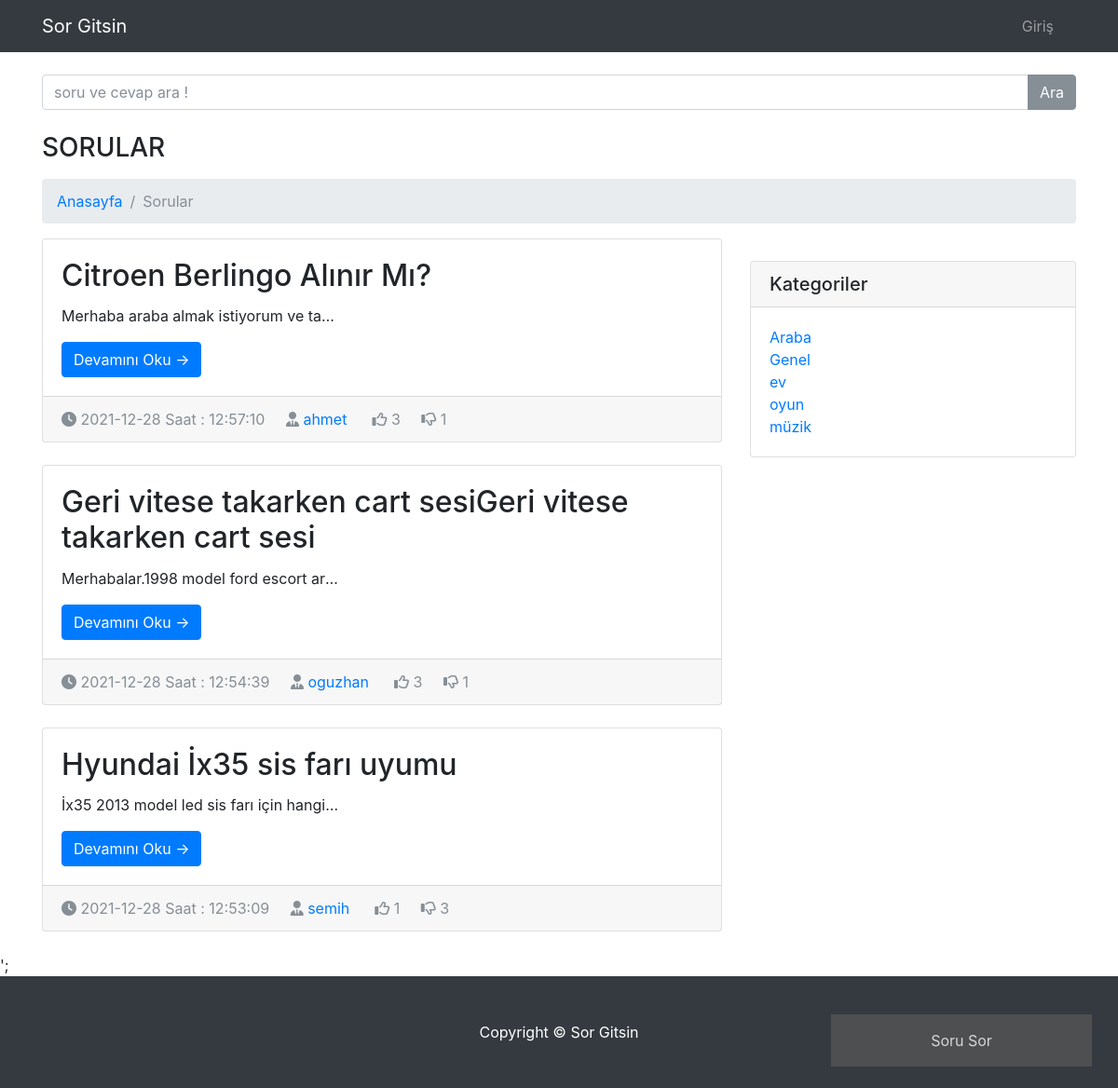
Screenshot of /kategori.php?kategori=Araba with the database file from the repository.
### tables this page shows
CREATE TABLE `sorular` (
  `soru_id` int(11) NOT NULL,
  `soru_baslık` varchar(150) NOT NULL,
  `soru_acıklama` text NOT NULL,
  `soru_ekleyen` int(11) NOT NULL,
  `soru_kategori` varchar(200) NOT NULL,
  `soru_tarih` timestamp NOT NULL DEFAULT current_timestamp()
);

CREATE TABLE `users` (
  `ıd` int(11) NOT NULL,
  `name` varchar(30) NOT NULL,
  `surname` varchar(30) NOT NULL,
  `email` varchar(50) DEFAULT NULL,
  `password` varchar(30) DEFAULT NULL
);

### degerlendirme.php (called while the page is built, shortened)
<?php
include("database.php");
if(isset($_SESSION['user'])){
    $user_id=$_SESSION['id'];
    if (isset($_POST['action'])) {
        $post_id= $_POST['post_id'];
        $action = $_POST['action'];
        switch ($action) {
            case 'like':
                $query = "insert into begeni_bilgisi(soru_id,user_id,bilgi)
                values ($post_id,$user_id,'$action') ON DUPLICATE KEY UPDATE bilgi='like'";
                break;
            case 'dislike':
                $query = "insert into begeni_bilgisi(soru_id,user_id,bilgi)
                values ($post_id,$user_id,'$action') ON DUPLICATE KEY UPDATE bilgi='dislike'";
                break;
            case 'unlike':
                $query = "delete from begeni_bilgisi where user_id=$user_id and soru_id=$post_id";
                break;
            case 'undislike':
                $query = "delete from begeni_bilgisi where user_id=$user_id and soru_id=$post_id";
                break;
            default:
                break;
        }
        $sonuç=$pdo->query($query,PDO::FETCH_ASSOC) ;
        echo getRating($post_id);
        exit(0);
    }
}
else{
    $user_id=0;
}
function getLikes($id){
    $pdo = new PDO("mysql:host=localhost;dbname=php", "root", "");
    $query="select count(*) from begeni_bilgisi where soru_id = $id and bilgi='like' ";
    $results=$pdo->query($query)->fetch(PDO::FETCH_BOTH);
    return $results[0];
}
function getDisLikes($id){
    $pdo = new PDO("mysql:host=localhost;dbname=php", "root", "");
    $query="select count(*) from begeni_bilgisi where soru_id = $id and bilgi='dislike' ";
    $results=$pdo->query($query)->fetch(PDO::FETCH_BOTH);
    return $results[0];
}
function userLiked($post_id){
    global $user_id;
    global $pdo;
    $query = "select * from begeni_bilgisi where user_id=$user_id and soru_id=$post_id and bilgi='like' ";
    $result=$pdo->query($query,PDO::FETCH_ASSOC);
    if($result->rowCount()>0){
        return true;
    }else{
        return false;
    }
}
function userDisLiked($post_id){
    global $user_id;
    global $pdo;
    $query = "select * from begeni_bilgisi where user_id=$user_id and soru_id=$post_id and bilgi='dislike' ";
    $result=$pdo->query($query,PDO::FETCH_ASSOC);
    if($result->rowCount()>0){
        return true;
    }else{
        return false;
    }
}
?>

### kategori.php (the view, shortened to what this page needs)
<!DOCTYPE html>
<html lang="en">
<head>
    <link href="vendor/bootstrap/css/bootstrap.min.css" rel="stylesheet">
    <link href="vendor/bootstrap/css/modern-business.css" rel="stylesheet">
    <link rel="stylesheet" href="css/popup.css">
    <?php
      include("degerlendirme.php");
    ?>
  </head>
  <body>
    <nav class="navbar fixed-top navbar-expand-lg navbar-dark bg-dark fixed-top">
      <div class="container">
        <a class="navbar-brand" href="index.php">Sor Gitsin</a>
        <div class="collapse navbar-collapse" id="navbarResponsive">
          <ul class="navbar-nav ml-auto">
            <li class="nav-item">
              <a class="nav-link" href="login.php">
              <?php
              echo isset($_SESSION['user']) ? $_SESSION['user'] : 'Giriş';
              ?>
              </a>
            </li>
            <li>
            <a class="nav-link" href="logout.php">
            </a>
            </li>
          </ul>
        </div>
      </div>
    </nav>
    <div class="container">
    <h3 class="mt-4 mb-3">
			<div class="input-group">
			<input type="text" class="form-control" placeholder="soru ve cevap ara !">
			<span class="input-group-btn">
			<button class="btn btn-secondary" type="button">Ara</button>
			</span>
			</div>
	</h3>
      <h3 class="mt-4 mb-3">SORULAR
      </h3>
      <ol class="breadcrumb">
        <li class="breadcrumb-item">
          <a href="index.php">Anasayfa</a>
        </li>
        <li class="breadcrumb-item active">Sorular </li>
      </ol>
      <div class="row">
        <div class="col-md-8">
          <?php
          if($_GET){
            $name = $_GET['kategori'];
          }
          $query=$pdo->query("select * from sorular inner join users on users.ıd=sorular.soru_ekleyen where soru_kategori='$name' order by soru_id desc",PDO::FETCH_ASSOC) ;
          if($query->rowCount()){
            foreach($query as $row ){
              ?>
              <div class="card mb-4">
                <div class="card-body">
                  <h2 class="card-title" name="soru_baslık"><?php echo $row['soru_baslık']; ?></h2>
                  <p class="card-text"><?php echo $row['soru_acıklama']; ?></p>
                  <a href="sorudevamı.php?link=<?php echo $row["soru_id"];?>"  class="btn btn-primary" id="soru_id" >Devamını Oku &rarr;</a>
                </div>
            <div class="card-footer text-muted">
            <i class="fas fa-clock" ></i>
              <?php
                $zaman=explode(" ",$row['soru_tarih']);
                echo $zaman[0]." Saat : ".$zaman[1] ;
              ?>
              <i class="fas fa-user-tie"></i>
              <a href="#"><?php echo $row['name'] ?></a>
              <i
               <?php if(userLiked($row['soru_id'])):   ?>
               class="fa fa-thumbs-up like-btn"
               <?php else: ?>
               class="fa fa-thumbs-o-up like-btn"
               <?php endif ?>
               data-id="<?php echo $row['soru_id']; ?> "  ></i>
              <span class="likes" ><?php echo  getLikes($row['soru_id'])?></span>
              <i <?php if(userDisLiked($row['soru_id'])): ?>
              class="fa fa-thumbs-down dislike-btn"
              <?php else : ?>
              class="fa fa-thumbs-o-down dislike-btn"
              <?php endif ?>
              data-id="<?php echo $row['soru_id']; ?>"></i>
              <span class="dislikes"><?php echo  getDisLikes($row['soru_id'])?></span>
            </div>
          </div>
              <?php
            }
          }else{
            echo '<div class="alert alert-primary">Soru eklenmemiş</div>';
          }
          ?>
        </div>
        <div class="col-md-4">
          <div class="card my-4">
            <h5 class="card-header">Kategoriler</h5>
            <div class="card-body">
              <div class="row">
                <div class="col-lg-6">
                  <ul class="list-unstyled mb-0">
          <?php
            $sorgu=$pdo->query("select distinct soru_kategori from sorular");
            if($sorgu->rowcount()){
              foreach ($sorgu as $item) {
                ?>
                  <li>
                      <a href="kategori.php?kategori=<?php echo $item['soru_kategori']; ?> "><?php echo $item['soru_kategori']; ?></a>
                  </li>
                <?php
              }
            }
          ?>
            </div>
            </div>
            </div>
          </div>
        </div>
      </div>
    </div>
    <button class="open-button" onclick="openForm()">Soru Sor</button>
      ';
    <footer class="py-5 bg-dark">
      <div class="container">
        <p class="m-0 text-center text-white">Copyright &copy; Sor Gitsin</p>
      </div>
    </footer>
  </body>
</html>

### css/popup.css (style rules this page uses)
.open-button { background-color: #555; color: white; padding: 16px 20px; border: none; cursor: pointer; opacity: 0.8; position: fixed; bottom: 23px; right: 28px; width: 280px; }

### kategori.php (style rules this page uses)
.card-text { width: 300px; overflow: hidden; white-space: nowrap; text-overflow: ellipsis; }

### rows the page displays
sorular: soru_baslık "Citroen Berlingo Alınır Mı?", soru_acıklama "Merhaba araba almak istiyorum ve ta…", soru_tarih "2021-12-28", soru_tarih "12:57:10", users.name "ahmet", soru_id "3", soru_id "1"
sorular: soru_baslık "Geri vitese takarken cart sesiGeri vitese takarken cart sesi", soru_acıklama "Merhabalar.1998 model ford escort ar…", soru_tarih "2021-12-28", soru_tarih "12:54:39", users.name "oguzhan", soru_id "3", soru_id "1"
sorular: soru_baslık "Hyundai İx35 sis farı uyumu", soru_acıklama "İx35 2013 model led sis farı için hangi…", soru_tarih "2021-12-28", soru_tarih "12:53:09", users.name "semih", soru_id "1", soru_id "3"

### other values shown
$item['soru_kategori'] "Araba"
$item['soru_kategori'] "Genel"
$item['soru_kategori'] "ev"
$item['soru_kategori'] "oyun"
$item['soru_kategori'] "müzik"
